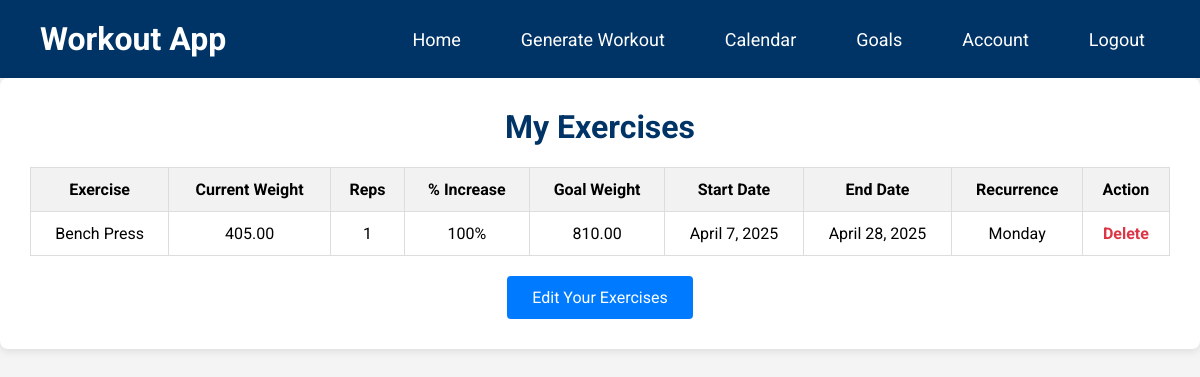
Screenshot of /goals/my-exercises/ (signed in) with the database file from the repository.
### goals/models.py (models this page shows, shortened)
class UserExercise(models.Model):
    user = models.ForeignKey(settings.AUTH_USER_MODEL, on_delete=models.CASCADE)
    exercise = models.ForeignKey(Exercise, on_delete=models.CASCADE)
    current_weight = models.DecimalField(max_digits=6, decimal_places=2)
    reps = models.PositiveIntegerField()
    percent_increase = models.IntegerField(choices=PERCENT_CHOICES, default=0)
    start_date = models.DateField(default=now)  # When recurrence starts
    end_date = models.DateField(null=True, blank=True)  # Optional end date
    recurring_day = models.IntegerField(choices=RECURRENCE_CHOICES, default=0)  # Default to Monday
    @property
    def goal_weight(self):
        return self.current_weight * (Decimal('1') + Decimal(self.percent_increase) / Decimal('100'))

class Exercise(models.Model):
    name = models.CharField(max_length=100, unique=True)
    slug = models.SlugField(unique=True)

### goals/views.py (the view)
# urls.py: path('my-exercises/', my_exercises, name='my_exercises'),
@login_required
def my_exercises(request):
    user_exercises = UserExercise.objects.filter(user=request.user)
    return render(request, 'goals/my_exercises.html', {'exercises': user_exercises})

### home/context_processors.py (called while the page is built)
def base_url(request):
    return {
        'base_url': f"{request.scheme}://{request.get_host()}/proxy/8000/"
    }

### goals/templates/goals/my_exercises.html (shortened to what this page needs)
<!DOCTYPE html>
<html lang="en">
<head>
</head>
<body>
    <header>
        <a class="logo" href="{% url 'home' %}">Workout App</a>
        <nav>
          <ul>
            <li><a href="{% url 'home' %}">Home</a></li>
            {% if user.is_authenticated %}
              <li><a href="{{ base_url }}#generate">Generate Workout</a></li>
              <li><a href="{% url 'calendar' %}">Calendar</a></li>
              <li><a href="{% url 'goals:goals' %}">Goals</a></li>
              <li><a href="{% url 'user_data' %}">Account</a></li>
              <li><a href="{% url 'logout' %}">Logout</a></li>
            {% else %}
              <li><a href="{% url 'login' %}">Login</a></li>
            {% endif %}
          </ul>
        </nav>
    </header>
  <div class="container">
    <h1>My Exercises</h1>
    {% if exercises %}
      <table>
        <thead>
          <tr>
            <th>Exercise</th>
            <th>Current Weight</th>
            <th>Reps</th>
            <th>% Increase</th>
            <th>Goal Weight</th>
            <th>Start Date</th>
            <th>End Date</th>
            <th>Recurrence</th>
            <th>Action</th>
          </tr>
        </thead>
        <tbody>
          {% for entry in exercises %}
            <tr>
              <td>{{ entry.exercise.name }}</td>
              <td>{{ entry.current_weight }}</td>
              <td>{{ entry.reps }}</td>
              <td>{{ entry.percent_increase }}%</td>
              <td>{{ entry.goal_weight|floatformat:2 }}</td>
              <td>{{ entry.start_date }}</td>
              <td>{{ entry.end_date }}</td>
              <td>{{ entry.get_recurring_day_display }}</td>
              <td>
                <a class="action-link" href="{% url 'goals:delete_exercise' entry.pk %}">Delete</a>
              </td>
            </tr>
          {% endfor %}
        </tbody>
      </table>
    {% else %}
      <p style="text-align: center;">You have not selected any exercises yet.</p>
    {% endif %}
    <div class="button-container">
      <a class="nav-button" href="{% url 'goals:set_exercises' %}">Edit Your Exercises</a>
    </div>
  </div>
</body>
</html>

### goals/templates/goals/my_exercises.html (style rules this page uses)
* { box-sizing: border-box; }
body { margin: 0; font-family: 'Roboto', sans-serif; background-color: #f4f4f4; }
a { text-decoration: none; color: inherit; }
.container { max-width: 1500px; margin: 0 auto; background-color: #fff; border-radius: 8px; box-shadow: 0 2px 8px rgba(0,0,0,0.1); padding: 30px; }
h1 { text-align: center; color: #003366; margin-top: 0; }
table { width: 100%; border-collapse: collapse; margin-top: 20px; }
th, td { padding: 12px; border: 1px solid #ddd; text-align: center; }
th { background-color: #f2f2f2; }
.action-link { color: #dc3545; font-weight: 700; transition: color 0.3s; }
.nav-button { display: inline-block; font-size: 16px; color: #fff; background-color: #007BFF; padding: 12px 25px; border-radius: 4px; text-align: center; transition: background-color 0.3s; margin-top: 20px; }
.button-container { text-align: center; }
header { background-color: #003366; color: #fff; padding: 20px 40px; display: flex; justify-content: space-between; align-items: center; }
.logo { font-size: 32px; font-weight: 700; }
nav ul { list-style: none; display: flex; margin: 0; padding: 0; }
nav li { margin-left: 30px; }
nav a { color: #fff; font-size: 18px; padding: 10px 15px; border-radius: 4px; transition: background-color 0.3s, transform 0.3s; }

### rows the page displays
UserExercise: exercise.name "Bench Press", current_weight "405.00", reps "1", percent_increase "100", goal_weight "810.00", start_date "April 7, 2025", end_date "April 28, 2025", recurring_day "Monday"
